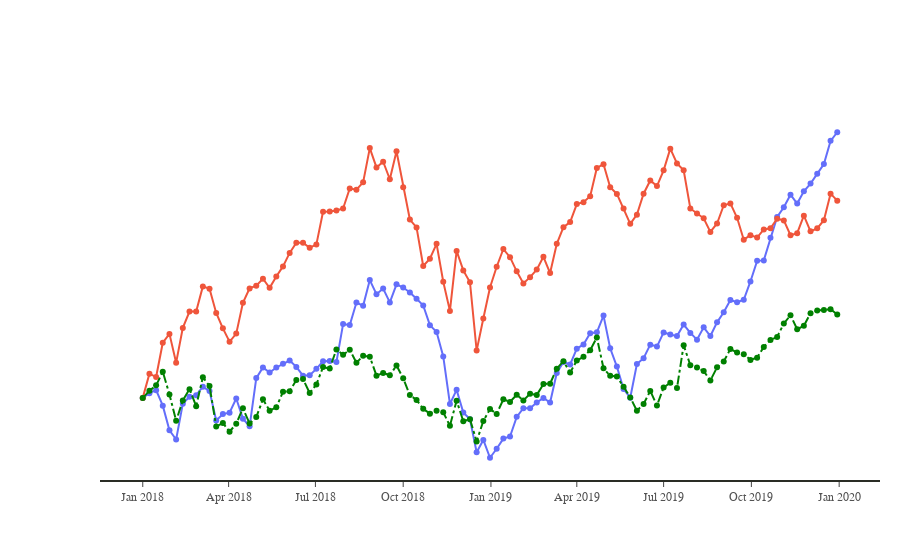

Notebook source saved alongside this figure:
### Code cell
# line chart
import plotly.graph_objects as go
df_stocks=px.data.stocks()
px.line(df_stocks,x='date',y='GOOG',labels={'x':'Date','y':'Price'})
px.line(df_stocks,x='date',y=['GOOG','AAPL'],labels='Apple vs Google')
fig=go.Figure()
fig.add_trace(go.Scatter(x=df_stocks.date,y=df_stocks.AAPL,mode='lines+markers',name="APPLE"))
fig.add_trace(go.Scatter(x=df_stocks.date,y=df_stocks.AMZN,mode='lines+markers',name="Amzn"))
fig.add_trace(go.Scatter(x=df_stocks.date,y=df_stocks.GOOG,mode='lines+markers',name="GOOGLE",line=dict(color='green',width=2,dash='dashdot')))
# fig.update_layout(title='Stock price data 2018-2020',xaxis_title='Price',yaxis_title='Date')
fig.update_layout(
    xaxis=dict(
        showline=True,
        showgrid=False,
        showticklabels=True,
        linecolor='rgb(42, 45, 37)',
        linewidth=2,
        ticks='outside',
        tickfont=dict(
            family='Arial',
            size=12,
            color='rgb(82, 82, 82)'
        )
    )
)

fig.update_layout(
    xaxis=dict(
        showline=True,
        showgrid=False,
        showticklabels=True,
        linecolor='rgb(42, 45, 37)',
        linewidth=2,
        ticks='outside',
        tickfont=dict(
            family='Arial',
            size=12,
            color='rgb(82, 82, 82)'
        )
    ),
    yaxis=dict(
        showgrid=False,
        zeroline=False,
        showticklabels=False,
        showline=False
    ),
    autosize=False,
    margin=dict(
        autoexpand=False,
        l=100,
        r=20,
        t=110
    ),
    showlegend=False,
    plot_bgcolor='white'
)
